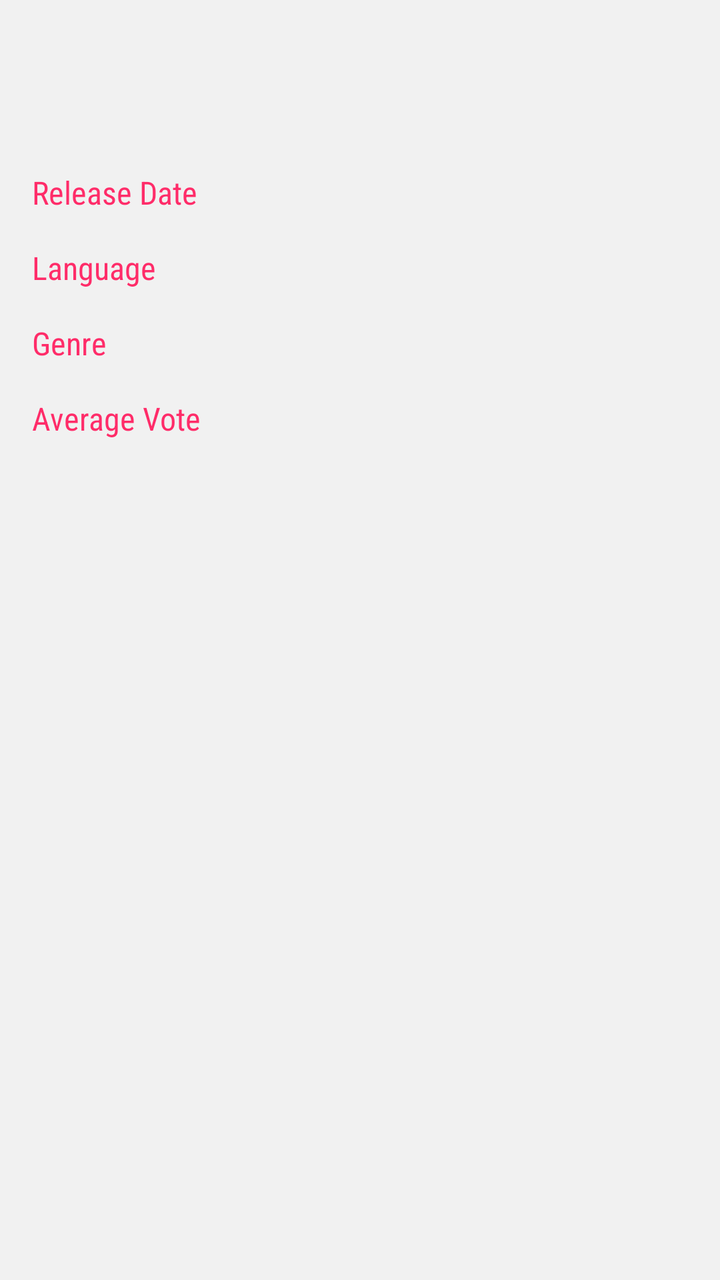
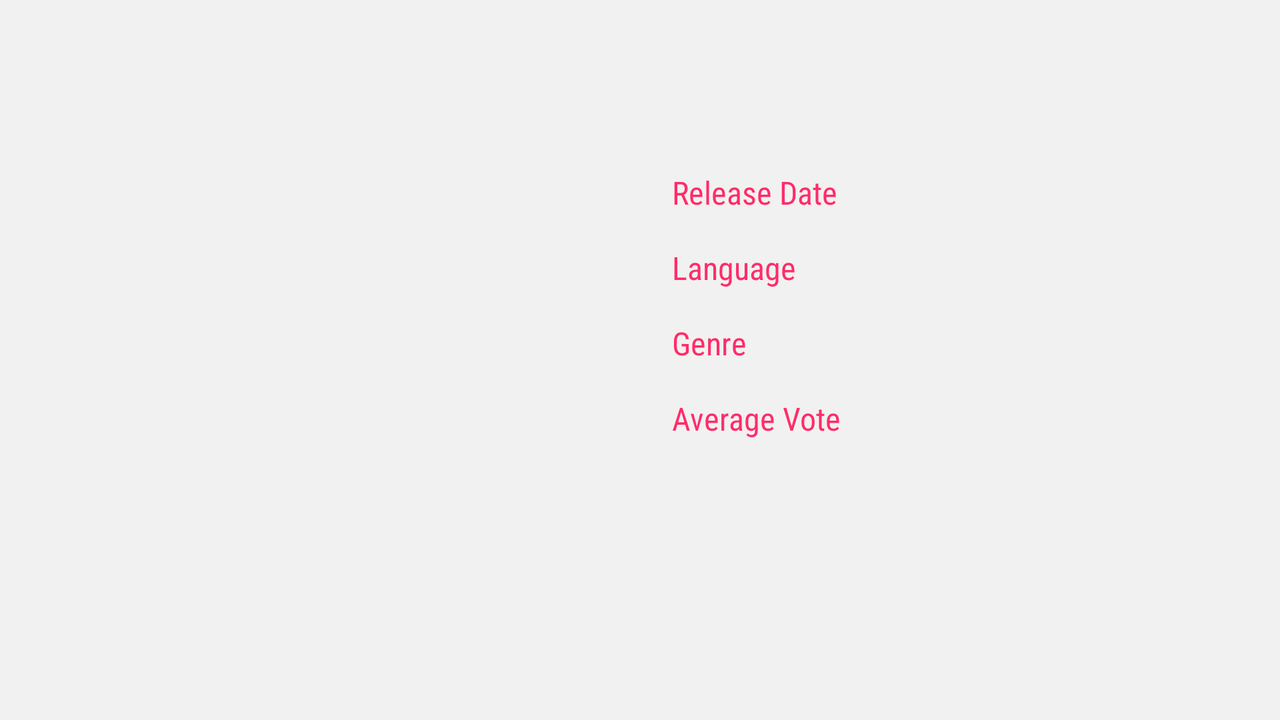

An Android layout and its configuration variant, each rendered on a device that would load it. The default file and the variant file are quoted in full after the pictures.
<!-- AndroidManifest.xml: application theme AppTheme -->
<!-- res/layout/fragment_detail.xml -->
<?xml version="1.0" encoding="utf-8"?>
<ScrollView
    xmlns:android="http://schemas.android.com/apk/res/android"
    xmlns:app="http://schemas.android.com/apk/res-auto"
    xmlns:tools="http://schemas.android.com/tools"
    android:layout_width="match_parent"
    android:layout_height="match_parent"
    android:fillViewport="true"
    android:background="@color/colorBackground">

    <LinearLayout
        android:layout_width="match_parent"
        android:layout_height="wrap_content"
        android:orientation="vertical">

        <ImageView
            android:id="@+id/image_movie"
            style="@style/DetailMovieImage"
            android:contentDescription="@string/contentdesc_movie_poster"/>

        <TextView
            android:id="@+id/text_movie_title"
            style="@style/DetailMovieTitle"
            tools:context="@string/app_name"/>

        <LinearLayout
            style="@style/MovieDetailLayoutHolder">

            <TextView
                android:id="@+id/text_label_date"
                style="@style/DetailMovieLabel"
                android:text="@string/label_movie_date"/>

            <TextView
                android:id="@+id/text_movie_date"
                style="@style/DetailMovieText"
                tools:context="@string/app_name"/>
        </LinearLayout>

        <LinearLayout
            style="@style/MovieDetailLayoutHolder">

            <TextView
                android:id="@+id/text_label_language"
                style="@style/DetailMovieLabel"
                android:text="@string/label_movie_language"/>

            <TextView
                android:id="@+id/text_movie_language"
                style="@style/DetailMovieText"
                tools:context="@string/app_name"/>
        </LinearLayout>

        <LinearLayout
            style="@style/MovieDetailLayoutHolder">

            <TextView
                android:id="@+id/text_label_genre"
                style="@style/DetailMovieLabel"
                android:text="@string/label_movie_genre"/>

            <TextView
                android:id="@+id/text_movie_genre"
                style="@style/DetailMovieText"
                tools:context="@string/app_name"/>
        </LinearLayout>

        <LinearLayout
            style="@style/MovieDetailLayoutHolder">

            <TextView
                android:id="@+id/text_label_vote"
                style="@style/DetailMovieLabel"
                android:text="@string/label_movie_vote"/>

            <TextView
                android:id="@+id/text_movie_vote"
                style="@style/DetailMovieText"
                tools:context="@string/app_name"/>

        </LinearLayout>

        <TextView
            android:id="@+id/text_movie_overview"
            style="@style/DetailMovieText"
            android:layout_marginTop="@dimen/activity_margin"
            android:padding="@dimen/activity_margin"
            tools:context="@string/app_name"/>

    </LinearLayout>
</ScrollView>
<!-- resources referenced by this layout -->
<resources>
  <color name="colorBackground">#F1F1F1</color>
  <dimen name="activity_margin">16dp</dimen>
  <string name="app_name">Popular Movies</string>
  <string name="contentdesc_movie_poster">Movie Poster</string>
  <string name="label_movie_date">Release Date</string>
  <string name="label_movie_genre">Genre</string>
  <string name="label_movie_language">Language</string>
  <string name="label_movie_vote">Average Vote</string>
  <style name="DetailMovieImage">
          <item name="android:layout_width">match_parent</item>
          <item name="android:layout_height">wrap_content</item>
          <item name="android:adjustViewBounds">true</item>
          <item name="android:scaleType">centerCrop</item>
          <item name="android:maxHeight">@dimen/dialog_height</item>
      </style>
  <style name="DetailMovieLabel">
          <item name="android:layout_width">@dimen/movie_label_width</item>
          <item name="android:layout_height">wrap_content</item>
          <item name="android:textColor">@color/colorAccent</item>
          <item name="android:textSize">@dimen/textsize_small</item>
          <item name="android:tag">@string/tag_regular_roboto_cond</item>
          <item name="android:fontFamily">sans-serif-condensed</item>
      </style>
  <style name="DetailMovieText">
          <item name="android:layout_width">wrap_content</item>
          <item name="android:layout_height">wrap_content</item>
          <item name="android:textColor">@color/colorPrimaryText</item>
          <item name="android:textSize">@dimen/textsize_small</item>
          <item name="android:tag">@string/tag_regular_noto</item>
      </style>
  <style name="DetailMovieTitle">
          <item name="android:layout_width">match_parent</item>
          <item name="android:layout_height">wrap_content</item>
          <item name="android:textColor">@color/colorPrimaryDark</item>
          <item name="android:textSize">@dimen/textsize_title</item>
          <item name="android:tag">@string/tag_light_roboto_cond</item>
          <item name="android:padding">@dimen/activity_margin</item>
          <item name="android:fontFamily">sans-serif-condensed</item>
      </style>
  <style name="MovieDetailLayoutHolder">
          <item name="android:layout_width">match_parent</item>
          <item name="android:layout_height">wrap_content</item>
          <item name="android:paddingLeft">@dimen/activity_margin</item>
          <item name="android:paddingRight">@dimen/activity_margin</item>
          <item name="android:paddingTop">@dimen/activity_margin</item>
          <item name="android:orientation">horizontal</item>
      </style>
  <style name="AppTheme" parent="Theme.AppCompat.Light.DarkActionBar">
          <item name="colorPrimary">@color/colorPrimary</item>
          <item name="colorPrimaryDark">@color/colorPrimaryDark</item>
          <item name="colorAccent">@color/colorAccent</item>
      </style>
  <dimen name="dialog_height">250dp</dimen>
  <dimen name="movie_label_width">150dp</dimen>
  <color name="colorAccent">#FF2C69</color>
  <dimen name="textsize_small">16sp</dimen>
  <string name="tag_regular_roboto_cond">RegularRobotoCond</string>
  <color name="colorPrimaryText">#212121</color>
  <string name="tag_regular_noto">RegularNoto</string>
  <color name="colorPrimaryDark">#0BAAE6</color>
  <dimen name="textsize_title">28sp</dimen>
  <string name="tag_light_roboto_cond">LightRobotoCond</string>
  <color name="colorPrimary">#5BCDF8</color>
</resources>
<!-- res/layout-land/fragment_detail.xml (the author's variant of the layout above) -->
<!-- drawn on the phone turned sideways -->
<?xml version="1.0" encoding="utf-8"?>
<ScrollView
    xmlns:android="http://schemas.android.com/apk/res/android"
    xmlns:app="http://schemas.android.com/apk/res-auto"
    xmlns:tools="http://schemas.android.com/tools"
    android:layout_width="match_parent"
    android:layout_height="match_parent"
    android:fillViewport="true"
    android:background="@color/colorBackground">

    <LinearLayout
        android:layout_width="match_parent"
        android:layout_height="wrap_content"
        android:orientation="horizontal"
        android:paddingBottom="@dimen/activity_margin">

        <ImageView
            android:id="@+id/image_movie"
            style="@style/DetailMovieImageLand"
            android:contentDescription="@string/contentdesc_movie_poster"/>

        <LinearLayout
            android:layout_width="0dp"
            android:layout_height="wrap_content"
            android:layout_weight="1"
            android:orientation="vertical">

            <TextView
                android:id="@+id/text_movie_title"
                style="@style/DetailMovieTitle"
                tools:context="@string/app_name"/>

            <LinearLayout
                style="@style/MovieDetailLayoutHolder">

                <TextView
                    android:id="@+id/text_label_date"
                    style="@style/DetailMovieLabel"
                    android:text="@string/label_movie_date"/>

                <TextView
                    android:id="@+id/text_movie_date"
                    style="@style/DetailMovieText"
                    tools:context="@string/app_name"/>
            </LinearLayout>

            <LinearLayout
                style="@style/MovieDetailLayoutHolder">

                <TextView
                    android:id="@+id/text_label_language"
                    style="@style/DetailMovieLabel"
                    android:text="@string/label_movie_language"/>

                <TextView
                    android:id="@+id/text_movie_language"
                    style="@style/DetailMovieText"
                    tools:context="@string/app_name"/>
            </LinearLayout>

            <LinearLayout
                style="@style/MovieDetailLayoutHolder">

                <TextView
                    android:id="@+id/text_label_genre"
                    style="@style/DetailMovieLabel"
                    android:text="@string/label_movie_genre"/>

                <TextView
                    android:id="@+id/text_movie_genre"
                    style="@style/DetailMovieText"
                    tools:context="@string/app_name"/>
            </LinearLayout>

            <LinearLayout
                style="@style/MovieDetailLayoutHolder">

                <TextView
                    android:id="@+id/text_label_vote"
                    style="@style/DetailMovieLabel"
                    android:text="@string/label_movie_vote"/>

                <TextView
                    android:id="@+id/text_movie_vote"
                    style="@style/DetailMovieText"
                    tools:context="@string/app_name"/>

            </LinearLayout>

            <TextView
                android:id="@+id/text_movie_overview"
                style="@style/DetailMovieText"
                android:padding="@dimen/activity_margin"
                tools:context="@string/app_name"/>

        </LinearLayout>

    </LinearLayout>

</ScrollView>
<!-- resources referenced by the variant -->
<!-- as the phone turned sideways resolves them -->
<resources>
  <color name="colorBackground">#F1F1F1</color>
  <dimen name="activity_margin">16dp</dimen>
  <string name="app_name">Popular Movies</string>
  <string name="contentdesc_movie_poster">Movie Poster</string>
  <string name="label_movie_date">Release Date</string>
  <string name="label_movie_genre">Genre</string>
  <string name="label_movie_language">Language</string>
  <string name="label_movie_vote">Average Vote</string>
  <style name="DetailMovieImageLand">
          <item name="android:layout_width">0dp</item>
          <item name="android:layout_weight">1</item>
          <item name="android:layout_height">match_parent</item>
          <item name="android:adjustViewBounds">true</item>
          <item name="android:scaleType">centerCrop</item>
      </style>
  <style name="DetailMovieLabel">
          <item name="android:layout_width">@dimen/movie_label_width</item>
          <item name="android:layout_height">wrap_content</item>
          <item name="android:textColor">@color/colorAccent</item>
          <item name="android:textSize">@dimen/textsize_small</item>
          <item name="android:tag">@string/tag_regular_roboto_cond</item>
          <item name="android:fontFamily">sans-serif-condensed</item>
      </style>
  <style name="DetailMovieText">
          <item name="android:layout_width">wrap_content</item>
          <item name="android:layout_height">wrap_content</item>
          <item name="android:textColor">@color/colorPrimaryText</item>
          <item name="android:textSize">@dimen/textsize_small</item>
          <item name="android:tag">@string/tag_regular_noto</item>
      </style>
  <style name="DetailMovieTitle">
          <item name="android:layout_width">match_parent</item>
          <item name="android:layout_height">wrap_content</item>
          <item name="android:textColor">@color/colorPrimaryDark</item>
          <item name="android:textSize">@dimen/textsize_title</item>
          <item name="android:tag">@string/tag_light_roboto_cond</item>
          <item name="android:padding">@dimen/activity_margin</item>
          <item name="android:fontFamily">sans-serif-condensed</item>
      </style>
  <style name="MovieDetailLayoutHolder">
          <item name="android:layout_width">match_parent</item>
          <item name="android:layout_height">wrap_content</item>
          <item name="android:paddingLeft">@dimen/activity_margin</item>
          <item name="android:paddingRight">@dimen/activity_margin</item>
          <item name="android:paddingTop">@dimen/activity_margin</item>
          <item name="android:orientation">horizontal</item>
      </style>
  <style name="AppTheme" parent="Theme.AppCompat.Light.DarkActionBar">
          <item name="colorPrimary">@color/colorPrimary</item>
          <item name="colorPrimaryDark">@color/colorPrimaryDark</item>
          <item name="colorAccent">@color/colorAccent</item>
      </style>
  <dimen name="movie_label_width">150dp</dimen>
  <color name="colorAccent">#FF2C69</color>
  <dimen name="textsize_small">16sp</dimen>
  <string name="tag_regular_roboto_cond">RegularRobotoCond</string>
  <color name="colorPrimaryText">#212121</color>
  <string name="tag_regular_noto">RegularNoto</string>
  <color name="colorPrimaryDark">#0BAAE6</color>
  <dimen name="textsize_title">28sp</dimen>
  <string name="tag_light_roboto_cond">LightRobotoCond</string>
  <color name="colorPrimary">#5BCDF8</color>
</resources>
